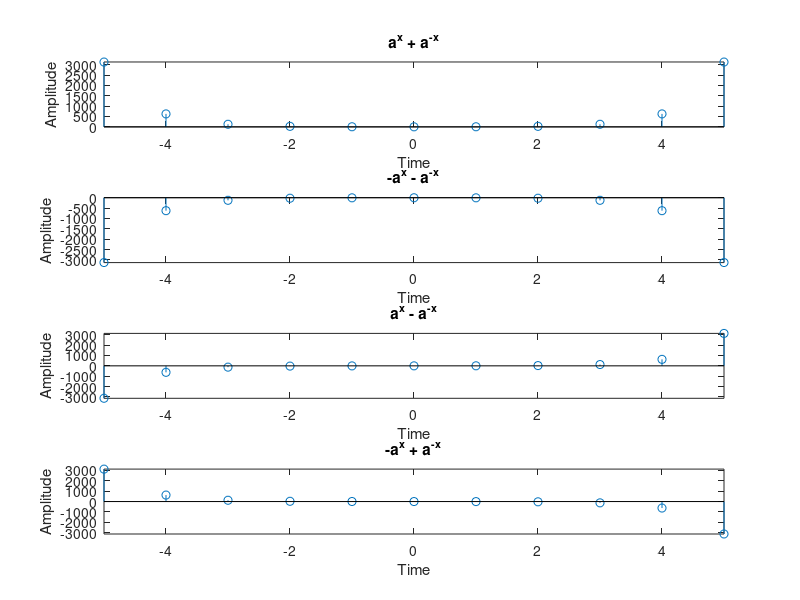

Source code (MATLAB):
clc;
clear all;
close all;

range = input('Enter range: ');
a = input('Enter value of a (0 < a < 1): ');
n = -range:range;  % Define the time index vector

% **** a^x + a^-x ****
e1 = a.^n + a.^(-n);  % Compute for all n

subplot(411);
stem(n, e1);
axis([-range, range, min(e1)-3, max(e1)+3]); % Corrected y-limits
title('a^x + a^{-x}');
xlabel('Time');
ylabel('Amplitude');

% **** -a^x - a^-x ****
e2 = -a.^n - a.^(-n); % Compute for all n

subplot(412);
stem(n, e2);
axis([-range, range, min(e2)-3, max(e2)+3]); % Corrected y-limits
title('-a^x - a^{-x}');
xlabel('Time');
ylabel('Amplitude');

% **** a^x - a^-x ****
e3 = a.^n - a.^(-n);  % Compute for all n

subplot(413);
stem(n, e3);
axis([-range, range, min(e3)-3, max(e3)+3]); % Corrected y-limits
title('a^x - a^{-x}');
xlabel('Time');
ylabel('Amplitude');

% **** -a^x + a^-x ****
e4 = -a.^n + a.^(-n); % Corrected equation

subplot(414);
stem(n, e4);
axis([-range, range, min(e4)-3, max(e4)+3]); % Corrected y-limits
title('-a^x + a^{-x}');
xlabel('Time');
ylabel('Amplitude');
